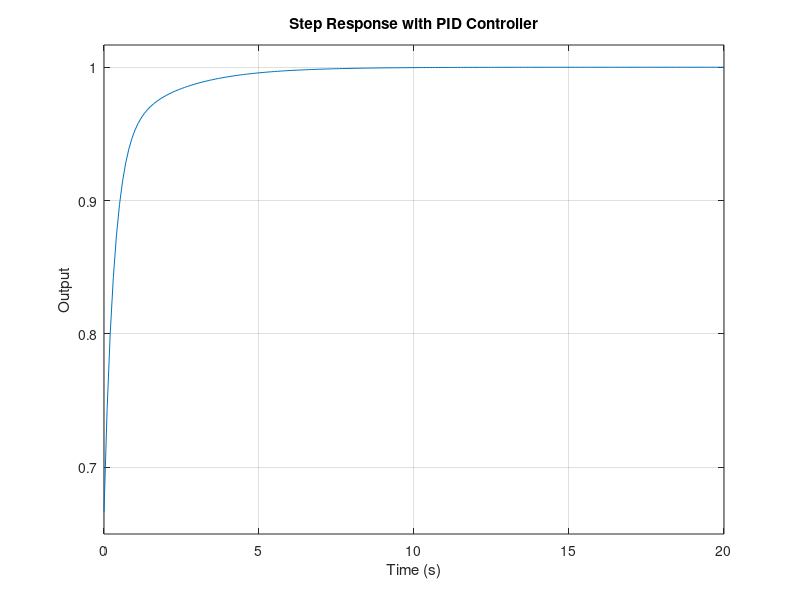

Reproduce this figure in MATLAB.
clc; clear; close all;

s = tf('s');
G = 1 / (s + 1);
Kp = 10; Ki = 5; Kd = 2; 

C = Kp + Ki/s + Kd*s; % PID Controller
T = feedback(C * G, 1); 

step(T);
title('Step Response with PID Controller');
xlabel('Time (s)');
ylabel('Output');
grid on;
